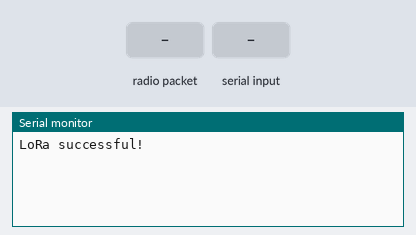
Simulated run of this sketch. Board: Arduino Uno, built with avr-gcc and run on an emulated ATmega328P. On the bench: the last lines printed to the serial monitor. The test bench sets the inputs (shaded band). No radio packets arrive unless stated.

Above: at 3.2 s.
3.3 s: radio packet "1" arrives
At 4.5 s:
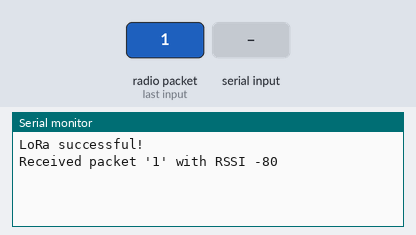
4.8 s: byte 115 (0x73) received over Serial
At 5.8 s:
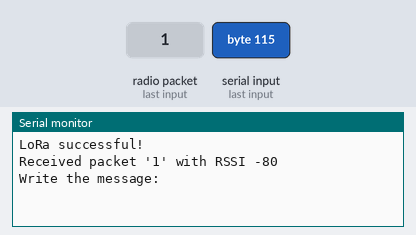
6.3 s: "1\n" received over Serial
At 6.8 s:
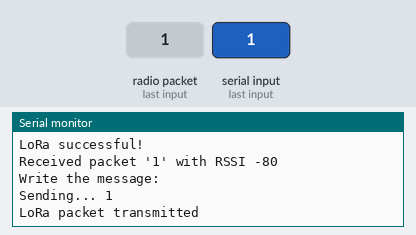

The sketch:

gst_sms.ino
```cpp
#include <SPI.h>
#include <LoRa.h>

bool send = false;
char val = {};
String message = String('NO');

void setup() {
  // serial configuration
  Serial.begin(9600);
  Serial.setTimeout(10000);
  //while(!Serial);  //not needed in real GST

  // LoRa configuration
  if (LoRa.begin(434.25E6)) {
    Serial.println("LoRa successful!");
  }else {
    Serial.println("LoRa not successful!");
  }

  LoRa.setSpreadingFactor(8);       // from 6 to 12
  LoRa.setCodingRate4(4);           // from 4 to 8
  LoRa.setSignalBandwidth(41.7E3);  // values: 7.8E3, 10.4E3, 15.6E3, 20.8E3, 31.25E3, 41.7E3, 62.5E3, 125E3, 250E3, and 500E3

  LoRa.setTxPower(18,PA_OUTPUT_PA_BOOST_PIN); //18dbm, 63mW

  delay(2000);
}

void loop() {
  // 16 byte
  if (Serial.available()){
    val = Serial.read();
    switch (val){
    case 0x73:
      send = true;
      break;
    case 0x72:
      send = false;
      break;
    }
  }

  while(Serial.available()) {
    Serial.read();
  }

  if (send){
    Serial.println("Write the message:");
    message = Serial.readStringUntil('\n');
    Serial.print("Sending... ");
    Serial.println(message);
    LoRa.beginPacket();
    //LoRa.write(packet,16);
    LoRa.print(message);
    LoRa.endPacket();
    Serial.println("LoRa packet transmitted");
    send = false;
  } else{
    int packetSize = LoRa.parsePacket();
      if (packetSize) {
      // received a packet
      Serial.print("Received packet '");

      // read packet
      while (LoRa.available()) {
        Serial.print((char)LoRa.read());
      }

      // print RSSI of packet
      Serial.print("' with RSSI ");
      Serial.println(LoRa.packetRssi());
    }
  }
}
```

Measured:
- after the input at 3.3 s, the serial monitor: prints a new line at once (image 1)
- after the input at 4.8 s, the serial monitor: prints a new line at once (image 2)
- after the input at 6.3 s, the serial monitor: prints a new line at once (image 3)
